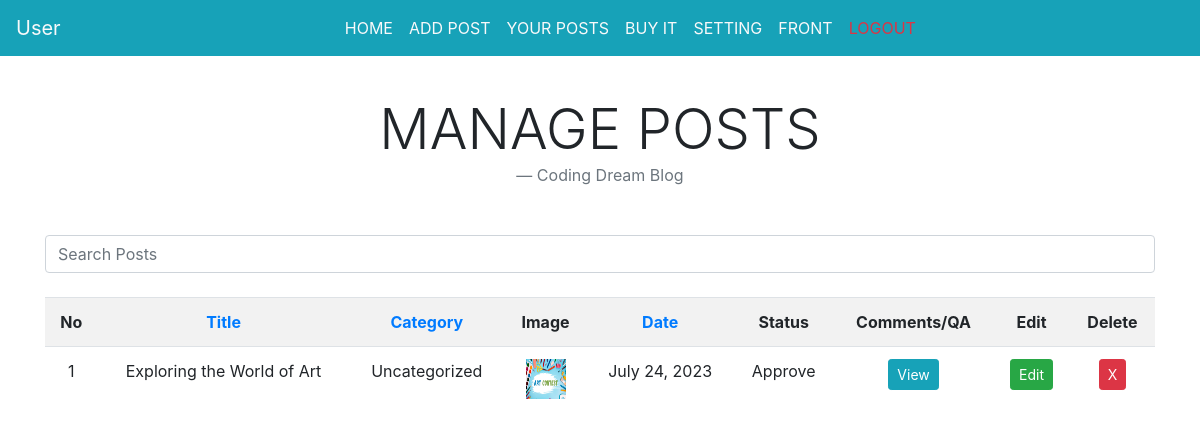
Screenshot of /userposts.php (signed in) with the database file from the repository.
### tables this page shows
CREATE TABLE `posts` (
  `id` int(20) NOT NULL,
  `category_id` int(20) DEFAULT NULL,
  `posted_by` int(20) DEFAULT NULL,
  `title` varchar(255) DEFAULT NULL,
  `image` varchar(255) DEFAULT NULL,
  `tags` varchar(255) DEFAULT NULL,
  `description` text DEFAULT NULL,
  `date` date DEFAULT NULL,
  `status` int(10) DEFAULT 0
);

### connect.php (called while the page is built, shortened)
<?php
if(isset($_SESSION['id']) && isset($_SESSION['role'])){
$logid    			= $_SESSION['id'];
$logrole    		= $_SESSION['role'];
}
?>

### userposts.php (the view, shortened to what this page needs)
<?php
include_once "connect.php";
include_once "header.php";
if ($logrole == 'user') {
    include_once "user.php";
} else {
    header("Location: logout.php");
}
$search = (isset($_POST['search'])) ? $_POST['search'] : '';
$sortColumn = 'id';
$sortDirection = 'DESC';
$sortOrder = $sortColumn . ' ' . $sortDirection;
if ($search !== '') {
    $query = "SELECT * FROM posts WHERE posted_by = '$logid' AND title LIKE '%$search%' OR tags LIKE '%$search%' ORDER BY $sortOrder";
} else {
    $query = "SELECT * FROM posts WHERE posted_by = '$logid' ORDER BY $sortOrder";
}
$result = $db->query($query);
?>
<main role="main" class="container">
    <div class="row">
        <div class="col-md-12 col-sm-12 col-lg-12">
            <blockquote class="blockquote text-center mb-5">
            <h1 class="mb-0 text-uppercase display-4">Manage Posts</h1>
            <footer class="blockquote-footer">Coding Dream Blog</footer>
            </blockquote>
            <form method="post">
                <input class="form-control" type="text" name="search" id="search" placeholder="Search Posts" autocomplete="off" required value="<?php echo $search; ?>">
            </form><br>
            <table class="table table-striped">
                <tr>
                    <th class="text-center">No</th>
                    <th class="text-center"><a href="?sort=title&dir=<?php echo ($sortColumn === 'title' && $sortDirection === 'ASC') ? 'DESC' : 'ASC'; ?>">Title</a></th>
                    <th class="text-center"><a href="?sort=category_id&dir=<?php echo ($sortColumn === 'category_id' && $sortDirection === 'ASC') ? 'DESC' : 'ASC'; ?>">Category</a></th>
                    <th class="text-center">Image</th>
                    <th class="text-center"><a href="?sort=date&dir=<?php echo ($sortColumn === 'date' && $sortDirection === 'ASC') ? 'DESC' : 'ASC'; ?>">Date</a></th>
                    <th class="text-center">Status</th>
                    <th class="text-center">Comments/QA</th>
                    <th class="text-center">Edit</th>
                    <th class="text-center">Delete</th>
                </tr>
                <?php
                $no = 1;
                while ($row = $result->fetch_assoc()) {
                    $id = $row['id'];
                    $title = $row['title'];
                    $catid = $row['category_id'];
					$catnameQuery = "SELECT * FROM categories WHERE id = '{$catid}' LIMIT 1";
					$catresult = $db->query($catnameQuery);
					$catrow = $catresult->fetch_assoc();
					$catnum = $catresult->num_rows;
					if($catnum == 0){
						$category = 'Uncategorized';
					}else{
					$category = $catrow['name'];
					}
					$image = $row['image'];
					$date = $row['date'];
					$date = date("F j, Y", strtotime($date));
                    $status = $row['status'];
                ?>
                    <tr class="text-center">
                        <td><?php echo $no ?></td>
                        <td><?php echo $title ?></td>
                        <td><?php echo $category ?></td>
                        <td><img src="<?php echo $image ?>" style="width: 40px; height: 40px"></td>
                        <td><?php echo $date ?></td>
                        <?php if ($status === '0') { ?>
                            <td>Pending</td>
                            <td>-</td>
                        <?php } else { ?>
                            <td>Approve</td>
                            <td><a class="btn btn-info btn-sm" href="usercomments.php?post=<?php echo $id ?>">View</a></td>
                        <?php } ?>
                        <td><a class="btn btn-success btn-sm" href="userpostedit.php?edit=<?php echo $id ?>">Edit</a></td>
                        <td><a class="btn btn-danger btn-sm" href="userposts.php?delete=<?php echo $id ?>">X</a></td>
                    </tr>
                <?php
                    $no++;
                }
                ?>
            </table>
        </div>
    </div>
</main>

### css/main.css (style rules this page uses)
.container, .container-lg, .container-md, .container-sm { margin-top: 6em !important; }

### rows the page displays
posts: title "Exploring the World of Art", category "Uncategorized", image (picture), date "July 24, 2023"
